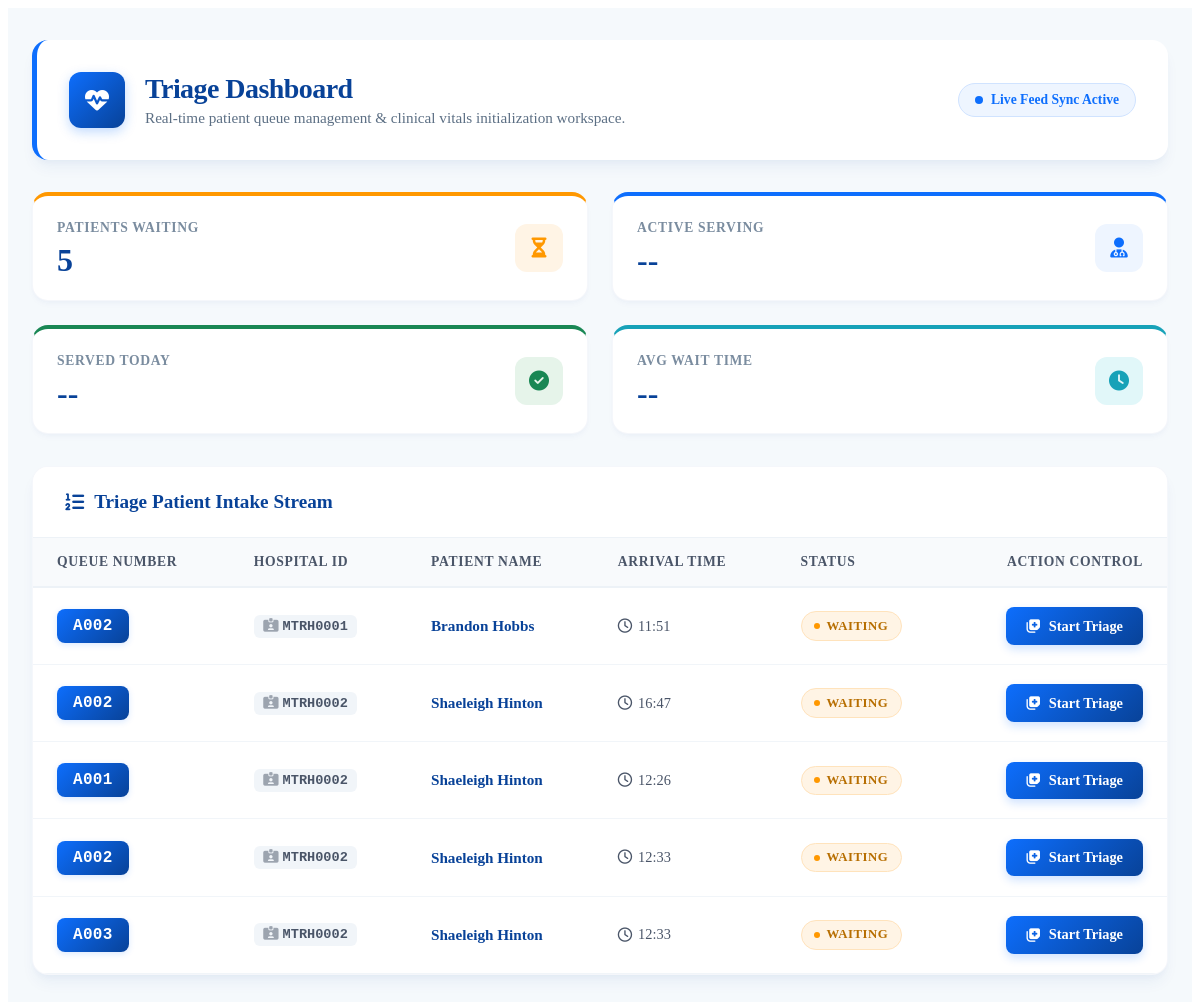
Page /core/triage_dashboard/ on the earlier database version.
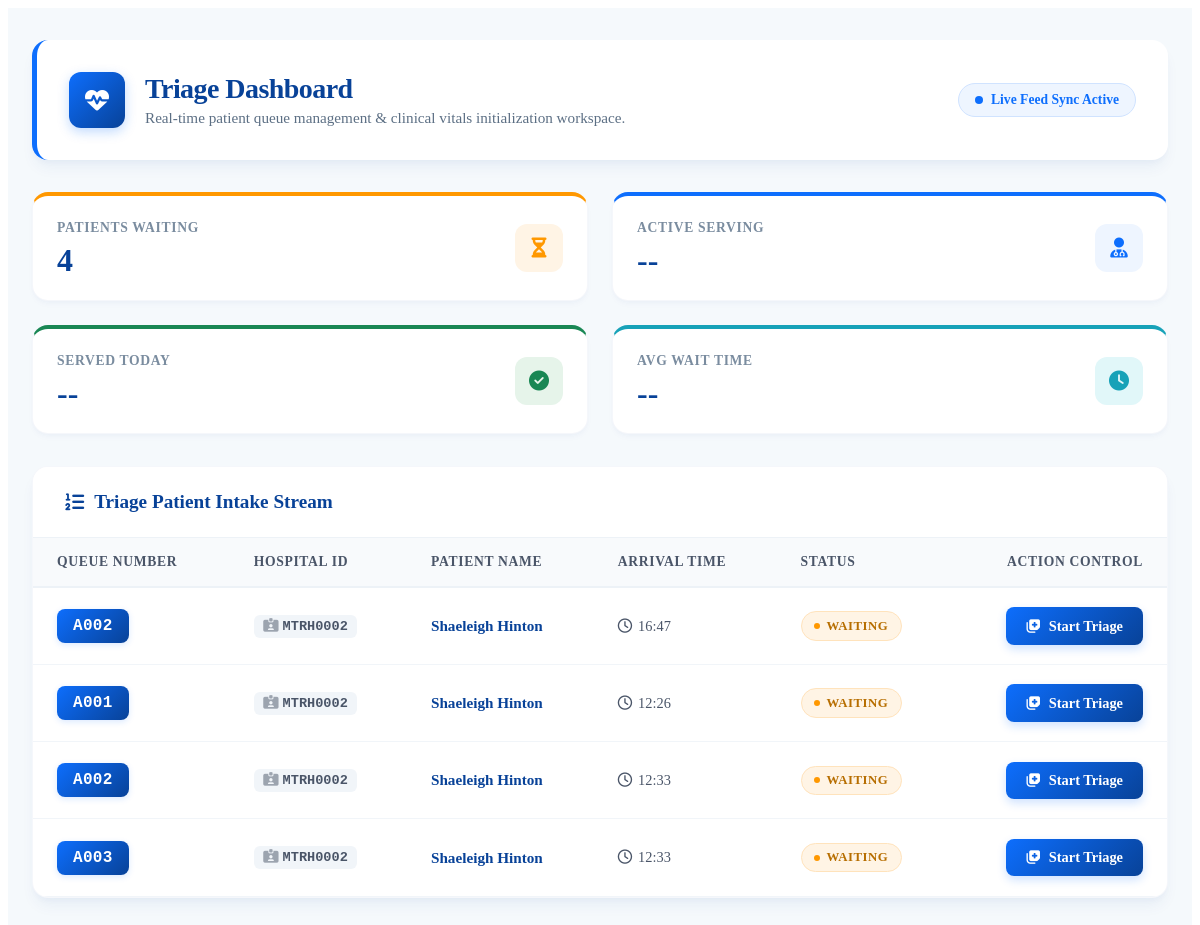
Same page on the later database version.
### core/models.py (models this page shows, shortened)
class Visit(models.Model):
    STATUS_CHOICES = (
        ("waiting", "Waiting"),
        ("serving", "Being Served"),
        ("completed", "Completed"),
    )
    DEPARTMENT_CHOICES = (
        ("triage", "Triage"),
        ("doctor", "Doctor"),
        ("laboratory", "Laboratory"),
        ("pharmacy", "Pharmacy"),
        ("completed", "Completed"),
    )
    patient = models.ForeignKey(
        Patient,
        on_delete=models.CASCADE,
        related_name="visits"
    )
    queue_number = models.CharField(
        max_length=10,
        editable=False,
        blank=True
    )
    current_department = models.CharField(
        max_length=20,
        choices=DEPARTMENT_CHOICES,
        default="triage"
    )
    status = models.CharField(
        max_length=20,
        choices=STATUS_CHOICES,
        default="waiting"
    )
    visit_date = models.DateTimeField(
        auto_now_add=True
    )
    created_by = models.ForeignKey(
        User,
        on_delete=models.SET_NULL,
        null=True
    )

class Patient(models.Model):
    GENDER_CHOICES = (
        ("Male", "Male"),
        ("Female", "Female"),
    )
    hospital_id = models.CharField(
        max_length=20,
        unique=True,
        blank=True,
        editable=False
    )
    first_name = models.CharField(max_length=100)
    last_name = models.CharField(max_length=100)
    date_of_birth = models.DateField()
    gender = models.CharField(max_length=10, choices=GENDER_CHOICES)
    phone_number = models.CharField(max_length=15)
    national_id = models.CharField(
        max_length=20,
        blank=True,
        null=True
    )
    created_at = models.DateTimeField(auto_now_add=True)
    updated_at = models.DateTimeField(auto_now=True)

### core/views.py (the view)
# urls.py: path("triage_dashboard/", triage_dashboard, name="triage_dashboard"),
def triage_dashboard(request):
    triage_waiting_visits = Visit.objects.filter(status="waiting", current_department="triage")
    return render(request, "triage_dashboard.html", {"visits": triage_waiting_visits})

### core/templates/triage_dashboard.html (shortened to what the changed rows need)
{% block content %}
<link rel="stylesheet" href="https://cdnjs.cloudflare.com/ajax/libs/font-awesome/6.4.0/css/all.min.css">
<div class="dashboard-wrapper">
    <div class="container-fluid p-0">
        <header class="mediflow-dashboard-header">
            <div class="header-branding-zone">
                <div class="header-text-block">
                    <h1>Triage Dashboard</h1>
                </div>
            </div>
        </header>
        <section class="analytics-grid" aria-label="Queue Analytics Summary">
            <div class="summary-card card-variant-waiting">
                <div>
                    <div class="card-metric-label">Patients Waiting</div>
                    <div class="card-metric-value">{% if visits %}{{ visits|length }}{% else %}0{% endif %}</div>
                </div>
            </div>
        </section>
        <div class="queue-board-card">
            <div class="queue-board-title-bar">
                <h2>
                    <i class="fa-solid fa-list-ol text-primary"></i>
                    <span>Triage Patient Intake Stream</span>
                </h2>
            </div>
            <div class="card-body p-0">
                {% if visits %}
                <div class="mediflow-data-table-container">
                    <table class="mediflow-premium-table">
                        <thead>
                            <tr>
                                <th scope="col">Queue Number</th>
                                <th scope="col">Hospital ID</th>
                                <th scope="col">Patient Name</th>
                                <th scope="col">Arrival Time</th>
                                <th scope="col">Status</th>
                                <th scope="col" style="text-align: right;">Action Control</th>
                            </tr>
                        </thead>
                        <tbody>
                        {% for visit in visits %}
                            <tr>
                                <td data-label="Queue Number">
                                    <span class="queue-badge-premium">
                                        {{ visit.queue_number }}
                                    </span>
                                </td>
                                <td data-label="Hospital ID">
                                    <span class="hospital-id-text">
                                        <i class="fa-solid fa-id-card-clip" style="opacity: 0.5; margin-right: 4px;"></i>{{ visit.patient.hospital_id }}
                                    </span>
                                </td>
                                <td data-label="Patient Name">
                                    <div class="patient-name-container">
                                        {{ visit.patient.first_name }} {{ visit.patient.last_name }}
                                    </div>
                                </td>
                                <td data-label="Arrival Time">
                                    <div class="time-stamp-badge">
                                        <i class="fa-regular fa-clock text-muted"></i>
                                        <span>{{ visit.visit_date|time:"H:i" }}</span>
                                    </div>
                                </td>
                                <td data-label="Status">
                                    <span class="status-badge-waiting">
                                        Waiting
                                    </span>
                                </td>
                                <td data-label="Action Control" style="text-align: right;">
                                    <a href="{% url 'triage' visit.id %}" class="btn-mediflow-action">
                                        <i class="fa-solid fa-notes-medical"></i>
                                        <span>Start Triage</span>
                                    </a>
                                </td>
                            </tr>
                        {% endfor %}
                        </tbody>
                    </table>
                </div>
                {% endif %}
            </div>
        </div>
    </div>
</div>
{% endblock %}

Differences in the rows shown:
no longer on this page (row edited): Visit: queue_number "A002", patient.hospital_id "MTRH0001", patient.first_name "Brandon", patient.last_name "Hobbs", visit_date "11:51"
Other differences:
{{ visits|length }}: "5" → "4"
